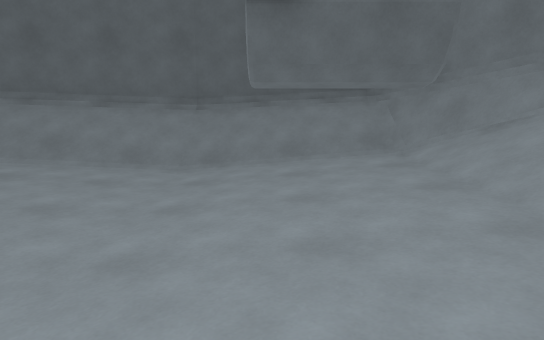
[1] (above)

12 first-person views from a walk through a Godot game level. The camera is 1.5 m above the floor, tilts 10° down and sees 70° across. The floor is counted in squares, 1 m on a side. Each view is taken from the middle of a square. On the plan, view 1 faces up. The plan holds only what a view shows up to about 17 squares ahead; the rest is blank.

[2]
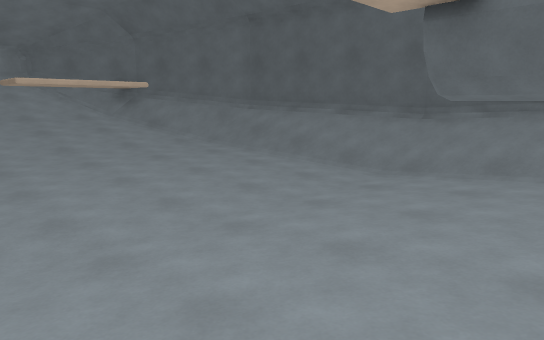

[3]
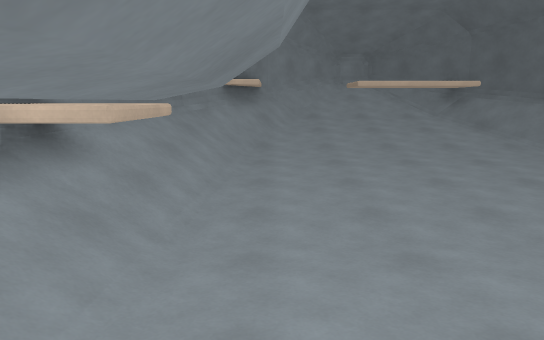

[4]
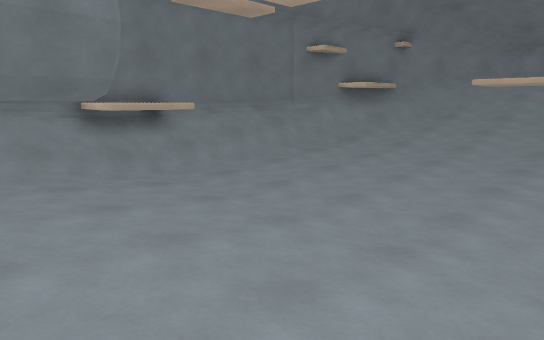

[5]
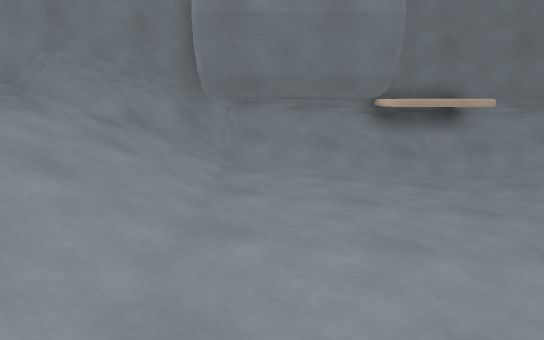

[6]
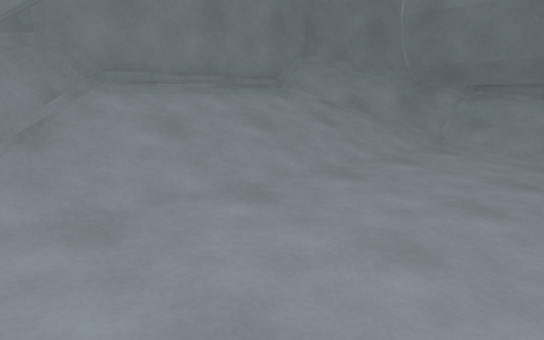

[7]
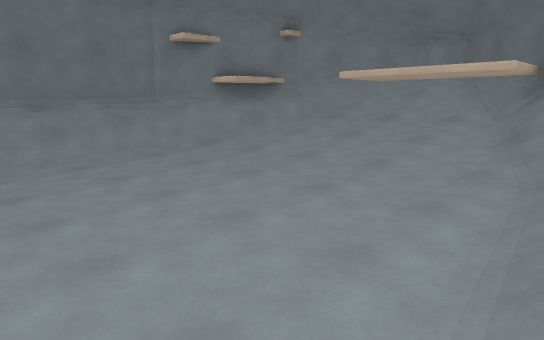

[8]
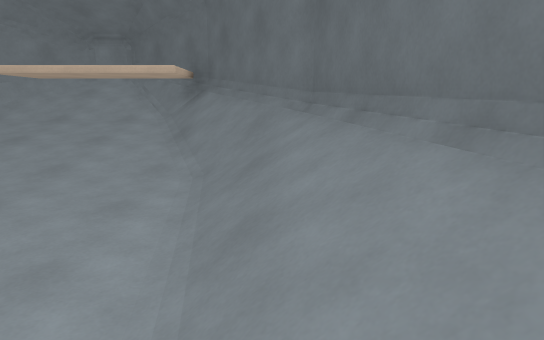

[9]
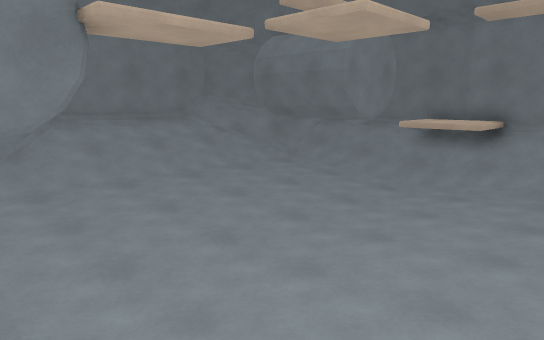

[10]
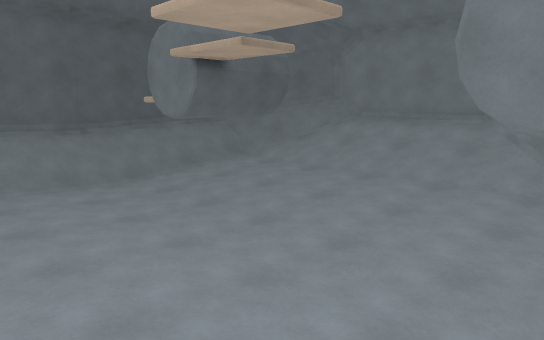

[11]
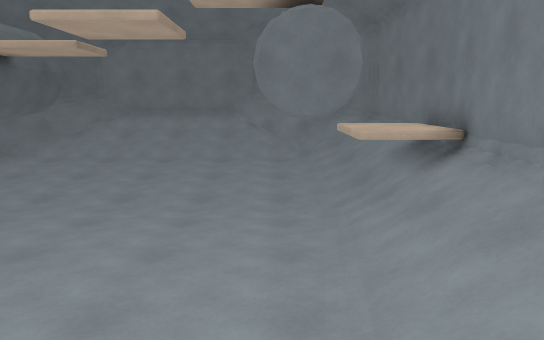

[12]
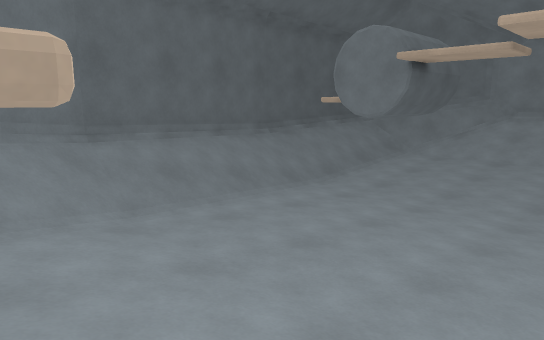

### Floor plan
Key: @ floor where view 1 was taken; # wall or solid block; . main floor; : floor 0.25 m higher than the main floor; - floor 0.25 m lower than the main floor; + floor 0.5 m higher than the main floor; * floor 0.75 m higher than the main floor; % floor 1 m higher than the main floor; / step, stairs or slope; = window, fence, low wall or low ledge; ^ raised ledge.
Columns run from 17 left of view 1 to 6 right of it. Each row starts with its distance up from view 1.
 12            ########
 11        #####/////^#
 10      ###/////////=##
  9    ###//////..--.. ####
  8    #////::....--...::/##
  7   #^^^*+::....--...:://#
  6  ##^ ^*+::....--...:://#
  5 ##/^ ^*+::....--...:://#
  4 #//^ ^*+::....--...:://#
  3 ##//^^*+::....--...:://#
  2  ##/%**+::....--...:://#
  1   ##/**+::....--...::/=#
  0    #////::....--.@.::/##
 -1    ###^/////..--.. ####
 -2       ##//////=#^/  ##
 -3        #####//^^^////#
 -4            ###^^######

Where each view was taken, in squares from view 1:
view 1: 0 up, 0 right, facing up
view 2: 0 up, 3 right, facing up-left
view 3: 0 up, 3 right, facing left
view 4: 8 up, 3 right, facing down-left
view 5: 8 up, 2 right, facing down
view 6: 9 up, 1 left, facing down-right
view 7: 10 up, 2 left, facing down-left
view 8: 10 up, 2 left, facing left
view 9: 10 up, 7 left, facing down-right
view 10: 2 down, 7 left, facing up-right
view 11: 0 up, 11 left, facing right
view 12: 2 up, 12 left, facing up-right
